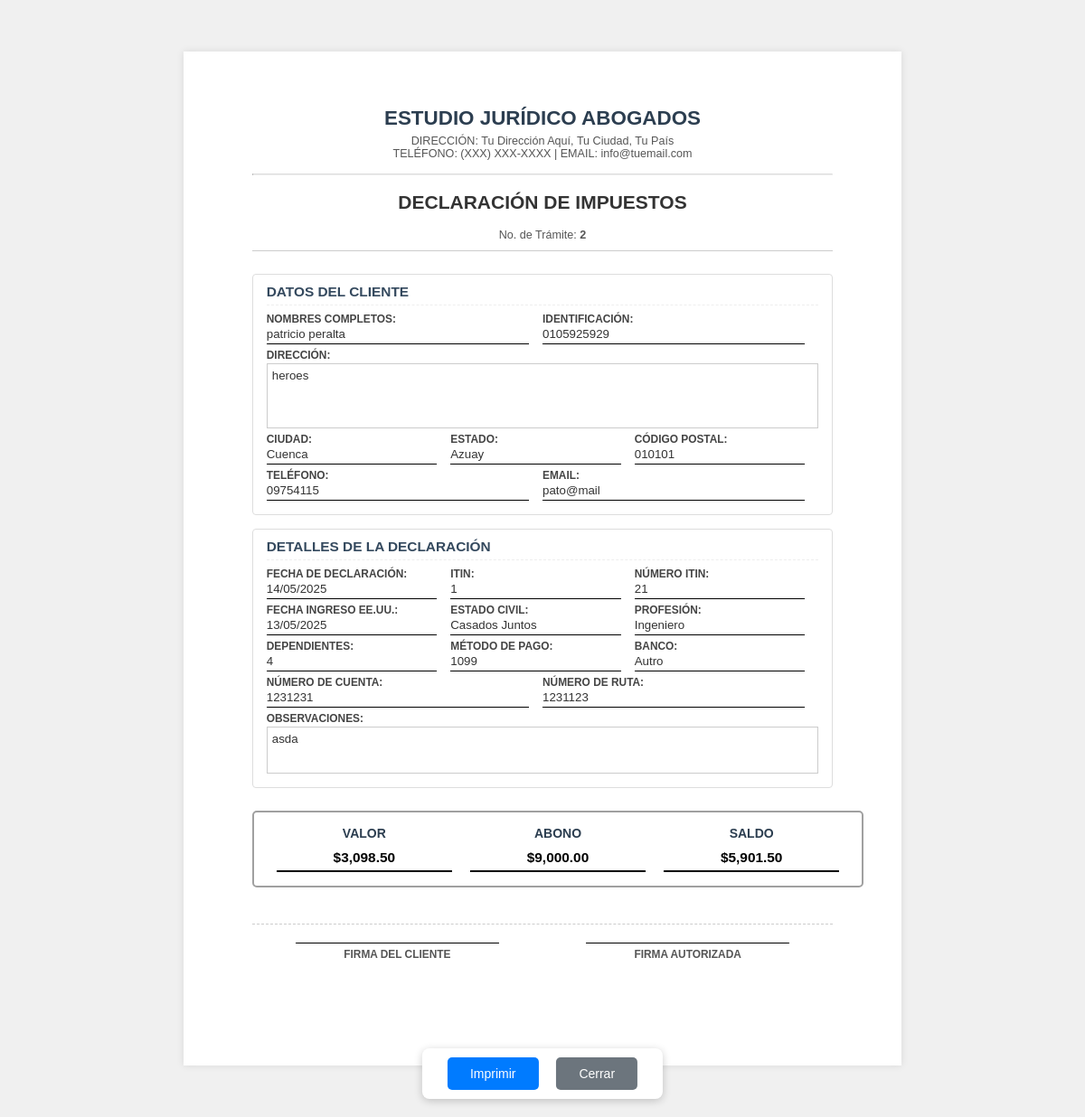
Page /public_html/imprimir_declaracion_impuestos.php?id=2 on the committed database.
### tables this page shows
CREATE TABLE `tramite_impuestos` (
  `id_tram_impuestos` int(11) NOT NULL,
  `id_cliente` int(11) NOT NULL,
  `ti_fecha` date NOT NULL,
  `ti_itin` tinyint(1) NOT NULL,
  `ti_fechain` date NOT NULL,
  `ti_nitin` varchar(50) NOT NULL,
  `ti_ecivil` varchar(50) NOT NULL,
  `ti_dependientes` varchar(50) NOT NULL,
  `ti_mpago` varchar(50) NOT NULL,
  `ti_banco` varchar(50) NOT NULL,
  `ti_ncuenta` varchar(50) NOT NULL,
  `ti_nruta` varchar(50) NOT NULL,
  `ti_observacion` varchar(50) NOT NULL,
  `id_usuario` int(11) NOT NULL,
  `ti_profesion` varchar(100) NOT NULL
);

CREATE TABLE `cliente` (
  `id_cliente` int(11) NOT NULL,
  `c_identificacion` varchar(50) NOT NULL,
  `c_nombre` varchar(50) NOT NULL,
  `c_apellido` varchar(50) NOT NULL,
  `c_telefono` varchar(50) NOT NULL,
  `c_edad` int(3) NOT NULL,
  `c_direccion` varchar(50) NOT NULL,
  `c_pais` varchar(50) NOT NULL,
  `c_estado` varchar(50) NOT NULL,
  `c_ciudad` varchar(50) NOT NULL,
  `c_codpostal` varchar(50) NOT NULL,
  `c_email` varchar(50) NOT NULL,
  `c_napartamento` varchar(50) NOT NULL,
  `c_abonado` double NOT NULL,
  `c_deuda` double NOT NULL,
  `c_saldo` double NOT NULL
);

### public_html/imprimir_declaracion_impuestos.php (the view, shortened to what this page needs)
<?php
include("conexionbd.php");
if (isset($_GET['id']) && is_numeric($_GET['id'])) {
    $id_declaracion = $_GET['id'];
    $query = "SELECT
                ti.id_tram_impuestos,
                ti.ti_fecha,
                ti.ti_itin,
                ti.ti_fechain,
                ti.ti_nitin,
                ti.ti_ecivil,
                ti.ti_dependientes,
                ti.ti_mpago,
                ti.ti_banco,
                ti.ti_ncuenta,
                ti.ti_nruta,
                ti.ti_observacion,
                ti.ti_profesion,
                c.c_deuda,
                c.c_abonado,
                c.c_saldo,
                c.c_identificacion,
                c.c_nombre,
                c.c_apellido,
                c.c_telefono,
                c.c_direccion,
                c.c_estado,
                c.c_ciudad,
                c.c_codpostal,
                c.c_email
              FROM tramite_impuestos AS ti
              JOIN cliente AS c ON ti.id_cliente = c.id_cliente
              WHERE ti.id_tram_impuestos = ?";
    $stmt = $conexion->prepare($query);
    $stmt->bind_param("i", $id_declaracion);
    $stmt->execute();
    $result = $stmt->get_result();
    $declaracion_data = $result->fetch_assoc();
    if ($declaracion_data) {
        $fecha_declaracion = isset($declaracion_data['ti_fecha']) && $declaracion_data['ti_fecha'] != '0000-00-00' && $declaracion_data['ti_fecha'] != ''
            ? date('d/m/Y', strtotime($declaracion_data['ti_fecha']))
            : '__________';
        $fecha_ingreso_eeuu = isset($declaracion_data['ti_fechain']) && $declaracion_data['ti_fechain'] != '0000-00-00' && $declaracion_data['ti_fechain'] != ''
            ? date('d/m/Y', strtotime($declaracion_data['ti_fechain']))
            : '__________';
        ?>
        <!DOCTYPE html>
        <html lang="es">
        <head>
        </head>
        <body>
            <div class="document-container">
                <div class="header">
                    <h1>ESTUDIO JURÍDICO ABOGADOS</h1>
                    <p>DIRECCIÓN: Tu Dirección Aquí, Tu Ciudad, Tu País</p>
                    <p>TELÉFONO: (XXX) XXX-XXXX | EMAIL: info@tuemail.com</p>
                    <hr style="border-top: 1px solid #ddd; margin-top: 15px;">
                    <h2>DECLARACIÓN DE IMPUESTOS</h2>
                    <p>No. de Trámite: <strong><?php echo htmlspecialchars($declaracion_data['id_tram_impuestos']); ?></strong></p>
                </div>
                <div class="info-block">
                    <h3>DATOS DEL CLIENTE</h3>
                    <div class="field-row">
                        <div class="field half-width">
                            <span class="field-label">NOMBRES COMPLETOS:</span>
                            <span class="field-value"><?php echo htmlspecialchars(($declaracion_data['c_nombre'] ?? '') . ' ' . ($declaracion_data['c_apellido'] ?? '')); ?></span>
                        </div>
                        <div class="field half-width">
                            <span class="field-label">IDENTIFICACIÓN:</span>
                            <span class="field-value"><?php echo htmlspecialchars($declaracion_data['c_identificacion'] ?? '__________'); ?></span>
                        </div>
                    </div>
                    <div class="field-row">
                        <div class="field full-width">
                            <span class="field-label">DIRECCIÓN:</span>
                            <span class="field-value"><?php echo htmlspecialchars($declaracion_data['c_direccion'] ?? '__________'); ?></span>
                        </div>
                    </div>
                    <div class="field-row">
                        <div class="field third-width">
                            <span class="field-label">CIUDAD:</span>
                            <span class="field-value"><?php echo htmlspecialchars($declaracion_data['c_ciudad'] ?? '__________'); ?></span>
                        </div>
                        <div class="field third-width">
                            <span class="field-label">ESTADO:</span>
                            <span class="field-value"><?php echo htmlspecialchars($declaracion_data['c_estado'] ?? '__________'); ?></span>
                        </div>
                        <div class="field third-width">
                            <span class="field-label">CÓDIGO POSTAL:</span>
                            <span class="field-value"><?php echo htmlspecialchars($declaracion_data['c_codpostal'] ?? '__________'); ?></span>
                        </div>
                    </div>
                    <div class="field-row">
                        <div class="field half-width">
                            <span class="field-label">TELÉFONO:</span>
                            <span class="field-value"><?php echo htmlspecialchars($declaracion_data['c_telefono'] ?? '__________'); ?></span>
                        </div>
                        <div class="field half-width">
                            <span class="field-label">EMAIL:</span>
                            <span class="field-value"><?php echo htmlspecialchars($declaracion_data['c_email'] ?? '__________'); ?></span>
                        </div>
                    </div>
                </div>
                <div class="info-block">
                    <h3>DETALLES DE LA DECLARACIÓN</h3>
                    <div class="field-row">
                        <div class="field third-width">
                            <span class="field-label">FECHA DE DECLARACIÓN:</span>
                            <span class="field-value"><?php echo htmlspecialchars($fecha_declaracion); ?></span>
                        </div>
                        <div class="field third-width">
                            <span class="field-label">ITIN:</span>
                            <span class="field-value"><?php echo htmlspecialchars($declaracion_data['ti_itin'] ?? '__________'); ?></span>
                        </div>
                        <div class="field third-width">
                            <span class="field-label">NÚMERO ITIN:</span>
                            <span class="field-value"><?php echo htmlspecialchars($declaracion_data['ti_nitin'] ?? '__________'); ?></span>
                        </div>
                    </div>
                    <div class="field-row">
                        <div class="field third-width">
                            <span class="field-label">FECHA INGRESO EE.UU.:</span>
                            <span class="field-value"><?php echo htmlspecialchars($fecha_ingreso_eeuu); ?></span>
                        </div>
                        <div class="field third-width">
                            <span class="field-label">ESTADO CIVIL:</span>
                            <span class="field-value"><?php echo htmlspecialchars($declaracion_data['ti_ecivil'] ?? '__________'); ?></span>
                        </div>
                        <div class="field third-width">
                            <span class="field-label">PROFESIÓN:</span>
                            <span class="field-value"><?php echo htmlspecialchars($declaracion_data['ti_profesion'] ?? '__________'); ?></span>
                        </div>
                    </div>
                    <div class="field-row">
                        <div class="field third-width">
                            <span class="field-label">DEPENDIENTES:</span>
                            <span class="field-value"><?php echo htmlspecialchars($declaracion_data['ti_dependientes'] ?? '__________'); ?></span>
                        </div>
                        <div class="field third-width">
                            <span class="field-label">MÉTODO DE PAGO:</span>
                            <span class="field-value"><?php echo htmlspecialchars($declaracion_data['ti_mpago'] ?? '__________'); ?></span>
                        </div>
                        <div class="field third-width">
                            <span class="field-label">BANCO:</span>
                            <span class="field-value"><?php echo htmlspecialchars($declaracion_data['ti_banco'] ?? '__________'); ?></span>
                        </div>
                    </div>
                    <div class="field-row">
                        <div class="field half-width">
                            <span class="field-label">NÚMERO DE CUENTA:</span>
                            <span class="field-value"><?php echo htmlspecialchars($declaracion_data['ti_ncuenta'] ?? '__________'); ?></span>
                        </div>
                        <div class="field half-width">
                            <span class="field-label">NÚMERO DE RUTA:</span>
                            <span class="field-value"><?php echo htmlspecialchars($declaracion_data['ti_nruta'] ?? '__________'); ?></span>
                        </div>
                    </div>
                    <div class="field-row">
                        <div class="field full-width">
                            <span class="field-label">OBSERVACIONES:</span>
                            <span class="field-value" style="min-height: 40px; border: 1px solid #ccc; padding: 5px;"><?php echo nl2br(htmlspecialchars($declaracion_data['ti_observacion'] ?? '')); ?></span>
                        </div>
                    </div>
                </div>
                <div class="info-block payment-section">
                    <div class="payment-field">
                        <span class="field-label">VALOR</span>
                        <span class="field-value">$<?php echo number_format(htmlspecialchars($declaracion_data['c_abonado'] ?? 0), 2); ?></span>
                    </div>
                    <div class="payment-field">
                        <span class="field-label">ABONO</span>
                        <span class="field-value">$<?php echo number_format(htmlspecialchars($declaracion_data['c_deuda'] ?? 0), 2); ?></span>
                    </div>
                    <div class="payment-field">
                        <span class="field-label">SALDO</span>
                        <span class="field-value">$<?php echo number_format(htmlspecialchars($declaracion_data['c_saldo'] ?? 0), 2); ?></span>
                    </div>
                </div>
                <div class="signature-section">
                    <div class="signature-block">
                        <div class="signature-line"></div>
                        <div class="signature-text">FIRMA DEL CLIENTE</div>
                    </div>
                    <div class="signature-block">
                        <div class="signature-line"></div>
                        <div class="signature-text">FIRMA AUTORIZADA</div>
                    </div>
                </div>
                <div class="no-print">
                    <button onclick="window.print()">Imprimir</button>
                    <button onclick="window.close()">Cerrar</button>
                </div>
            </div>
        </body>
        </html>
        <?php
    } else {
        echo "<p style='text-align: center; color: red; font-size: 1.2em; margin-top: 50px;'>No se encontró el registro de la declaración de impuestos con ID: " . htmlspecialchars($id_declaracion) . "</p>";
    }
} else {
    echo "<p style='text-align: center; color: red; font-size: 1.2em; margin-top: 50px;'>No se proporcionó un ID de declaración válido para imprimir.</p>";
}
?>

### public_html/imprimir_declaracion_impuestos.php (style rules this page uses)
body { font-family: 'Arial', sans-serif; margin: 0; padding: 0; background-color: #f0f0f0; color: #333; font-size: 10.5pt; }
.document-container { width: 21cm; min-height: 29.7cm; margin: 15mm auto; padding: 15mm 20mm; background-color: #fff; box-shadow: 0 0 8px rgba(0, 0, 0, 0.1); box-sizing: border-box; }
.header { text-align: center; margin-bottom: 25px; border-bottom: 1px solid #ccc; padding-bottom: 10px; }
.header h1 { font-size: 1.6em; color: #2c3e50; margin: 5px 0; }
.header p { font-size: 0.9em; color: #555; margin: 0; }
.info-block { margin-bottom: 15px; border: 1px solid #ddd; padding: 10px 15px; border-radius: 4px; }
.info-block h3 { font-size: 1.1em; margin-top: 0; margin-bottom: 8px; color: #34495e; border-bottom: 1px dashed #eee; padding-bottom: 5px; }
.field-row { display: table; width: 100%; table-layout: fixed; margin-bottom: 5px; }
.field { display: table-cell; padding-right: 15px; vertical-align: top; }
.field.half-width { width: 50%; }
.field.third-width { width: 33.33%; }
.field.full-width { width: 100%; display: block; padding-right: 0; }
.field-label { font-weight: bold; color: #444; display: block; margin-bottom: 2px; font-size: 0.85em; }
.field-value { display: block; border-bottom: 1px solid #000; padding-bottom: 2px; min-height: 1.2em; font-size: 0.95em; word-wrap: break-word; }
.field.full-width .field-value { border: 1px solid #ccc; padding: 5px; min-height: 60px; }
.payment-section { margin-top: 25px; border: 2px solid #a0a0a0; padding: 15px; border-radius: 5px; display: table; width: 100%; table-layout: fixed; }
.payment-field { display: table-cell; padding: 0 10px; vertical-align: middle; text-align: center; }
.payment-field .field-label { font-size: 1em; color: #2c3e50; margin-bottom: 5px; font-weight: bold; white-space: nowrap; }
.payment-field .field-value { font-size: 1.1em; font-weight: bold; color: #000; border-bottom: 2px solid #000; padding: 5px 0; width: 100%; display: block; }
.signature-section { margin-top: 40px; padding-top: 20px; border-top: 1px dashed #ccc; text-align: center; display: table; width: 100%; table-layout: fixed; }
.signature-block { display: table-cell; width: 50%; text-align: center; vertical-align: top; }
.signature-line { border-bottom: 1px solid #000; width: 70%; margin: 0 auto 5px auto; }
.signature-text { font-size: 0.85em; font-weight: bold; color: #555; }
.no-print { text-align: center; margin-top: 30px; position: fixed; bottom: 20px; left: 50%; transform: translateX(-50%); z-index: 1000; background: #fff; padding: 10px 20px; border-radius: 8px; box-shadow: 0 2px 10px rgba(0,0,0,0.2); }
.no-print button { padding: 10px 25px; background-color: #007bff; color: white; border: none; border-radius: 5px; cursor: pointer; font-size: 1em; margin: 0 8px; transition: background-color 0.3s ease; }
.no-print button:last-child { background-color: #6c757d; }

### rows in the picture
tramite_impuestos: id_tram_impuestos "2", id_cliente.c_apellido "patricio peralta", id_cliente.c_identificacion "0105925929", id_cliente.c_direccion "heroes", id_cliente.c_ciudad "Cuenca", id_cliente.c_estado "Azuay", id_cliente.c_codpostal "010101", id_cliente.c_telefono "09754115", id_cliente.c_email "pato@mail", ti_fecha "14/05/2025", ti_itin "1", ti_nitin "21", ti_fechain "13/05/2025", ti_ecivil "Casados Juntos", ti_profesion "Ingeniero", ti_dependientes "4", ti_mpago "1099", ti_banco "Autro", ti_ncuenta "1231231", ti_nruta "1231123", ti_observacion "asda", id_cliente.c_abonado "3,098.50", id_cliente.c_deuda "9,000.00", id_cliente.c_saldo "5,901.50"
